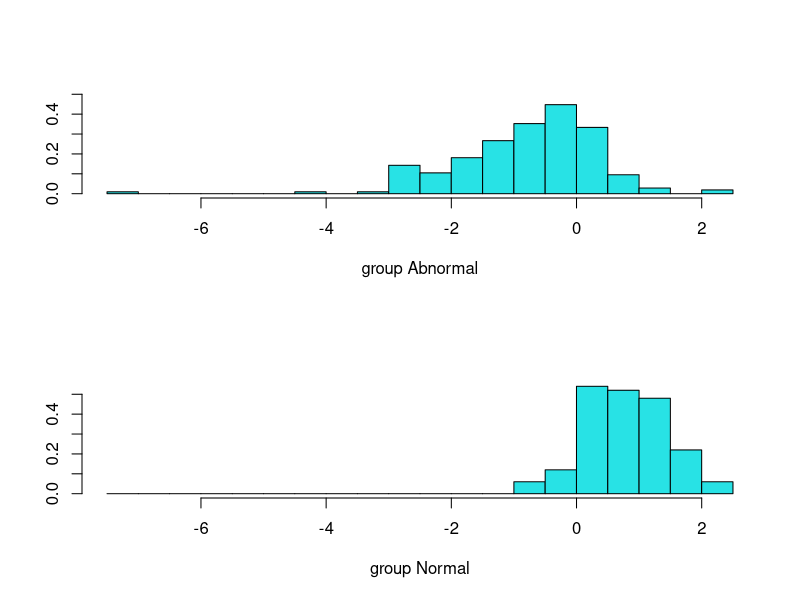

Recreate this plot in R.
library(tidyverse)
library(caret)
theme_set(theme_classic())

# Load the data
spine <- read.csv("dataset-spine.csv")[c(1:13)]
spine.pr <- prcomp(spine[c(1:12)], 
                   center=TRUE, 
                   scale=TRUE)
l1_var <- as.double(summary(spine.pr)$importance[,1][2])
l2_var <- as.double(summary(spine.pr)$importance[,2][2])
print(sprintf('Wariancja danych zawarta w pierwszym składniku wiodącym: %s%%', format(round(l1_var, 2), nsmall = 2)))
print(sprintf('Wariancja danych zawarta w drugim składniku wiodącym: %s%%', format(round(l2_var, 2), nsmall = 2)))

# Split the data into training (80%) and test set (20%)
set.seed(123)
training.samples <- spine$class %>%
  createDataPartition(p = 0.8, list = FALSE)

train.data <- spine[training.samples, ]
test.data <- spine[-training.samples, ]

# Estimate preprocessing parameters
preproc.param <- train.data %>% 
  preProcess(method = c("center", "scale"))

# Transform the data using the estimated parameters
train.transformed <- preproc.param %>% predict(train.data)
test.transformed <- preproc.param %>% predict(test.data)

require(MASS)
# Fit the model

model <- lda(formula=class~., data=spine)
model
plot(model)
# Make predictions
predictions <- model %>% predict(train.transformed)
# Model accuracy
mean(predictions$class==test.transformed$class)

predictions <- model %>% predict(test.transformed)
